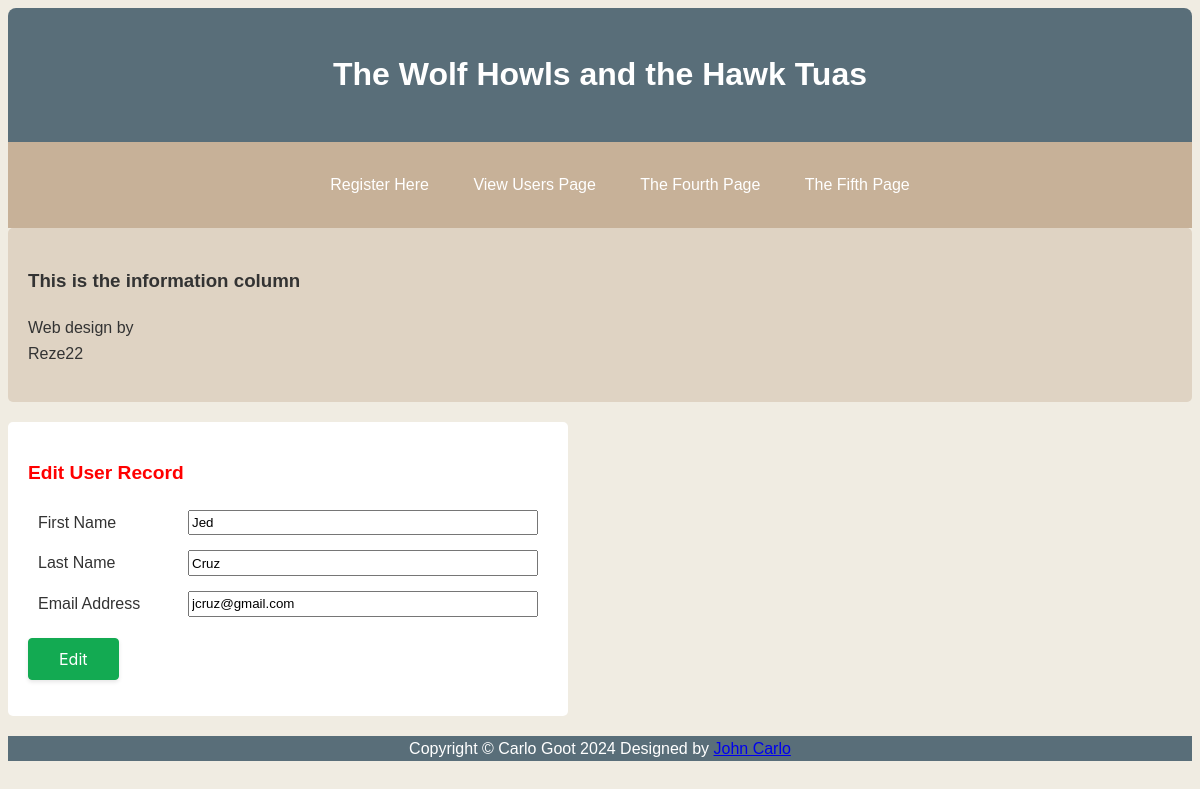
/edit_user.php?id=2, run on the app's committed database.
### tables this page shows
CREATE TABLE `users` (
  `user_id` int(11) NOT NULL,
  `fname` varchar(40) NOT NULL,
  `lname` varchar(40) NOT NULL,
  `email` varchar(40) NOT NULL,
  `psword` varchar(65) NOT NULL,
  `registration_date` datetime NOT NULL DEFAULT current_timestamp(),
  `user_level` tinyint(3) UNSIGNED NOT NULL
);

### edit_user.php (the view, shortened to what this page needs)
<!doctype html>
<html lang="en">
<head>
    <link rel="stylesheet" type="text/css" href="newcss2.css">
</head>
<body>
    <div id="container">
        <?php include('header.php'); ?>
        <?php include('nav.php'); ?>
        <?php include('infocolumn.php'); ?>
        <div id='content'>
            <h2>Edit User Record</h2>
            <?php
                if ((isset($_GET['id']) && is_numeric($_GET['id']))) {
                    $id = $_GET['id'];
                } elseif ((isset($_POST['id']) && is_numeric($_POST['id']))) {
                    $id = $_POST['id'];
                } else {
                    echo '<p class="error">This page has been accessed by mistake.</p>';
                    include('footer.php');
                    exit();
                }
                require('mysqli_connect.php');
                $q = "SELECT fname, lname, email FROM users WHERE user_id = '$id'";
                $result = @mysqli_query($dbcon, $q);
                if (mysqli_num_rows($result) == 1) {
                    $row = mysqli_fetch_array($result, MYSQLI_ASSOC);
                    echo '
                        <form action="edit_user.php" method="post">
                            <p class="buttons">
                                <label class="class" for="fname">First Name</label>
                                <input type="text" id="fname" name="fname" size="30" maxlength="40" value="' . $row['fname'] . '">
                            </p>
                            <p class="buttons">
                                <label class="class" for="lname">Last Name</label>
                                <input type="text" id="lname" name="lname" size="30" maxlength="40" value="' . $row['lname'] . '">
                            </p>
                            <p class="buttons">
                                <label class="class" for="email">Email Address</label>
                                <input type="text" id="email" name="email" size="30" maxlength="50" value="' . $row['email'] . '">
                            </p>
                            <p><input type="submit" id="submit" name="submit" value="Edit"></p>
                            <p><input type="hidden" name="id" value="' . $id . '"></p>
                        </form>';
                } else {
                    echo '<h2>User cannot be found in the database.</h2>';
                    echo '<p>Would you want to register instead? Click <a href="register.php">HERE.</a></p>';
                }
            ?>
        </div>
        <?php include('footer.php'); ?>
    </div>
</body>
</html>

### newcss2.css (style rules this page uses)
h2 { color: red; font-size: larger; }
body { font-family: Arial, sans-serif; line-height: 1.6; background: #f0ece2; color: #333; display: flex; flex-direction: column; min-height: 100vh; }
#content { padding: 20px; margin: 20px 0; background: #ffffff; border-radius: 5px; }
#content { size: 100%; max-width: fit-content; max-height: fit-content; }
.buttons { display: grid; grid-template-columns: 150px 350px; margin: 5px; padding: 5px; }
#submit { background-color: #13aa52; border: 1px solid #13aa52; border-radius: 4px; box-shadow: rgba(0, 0, 0, .1) 0 2px 4px 0; box-sizing: border-box; color: #fff; cursor: pointer; font-family: "Akzidenz Grotesk BQ Medium", -apple-system, BlinkMacSystemFont, sans-serif; font-size: 16px; font-weight: 400; outline: none; outline: 0; padding: 10px 25px; text-align: center; transform: translateY(0); transition: transform 150ms, box-shadow 150ms; user-select: none; -webkit-user-select: none; touch-action: manipulation; }
@media (min-width: 768px) { #submit { padding: 10px 30px; } }

### data on the page
users: fname "Jed", lname "Cruz", email "jcruz@gmail.com"
